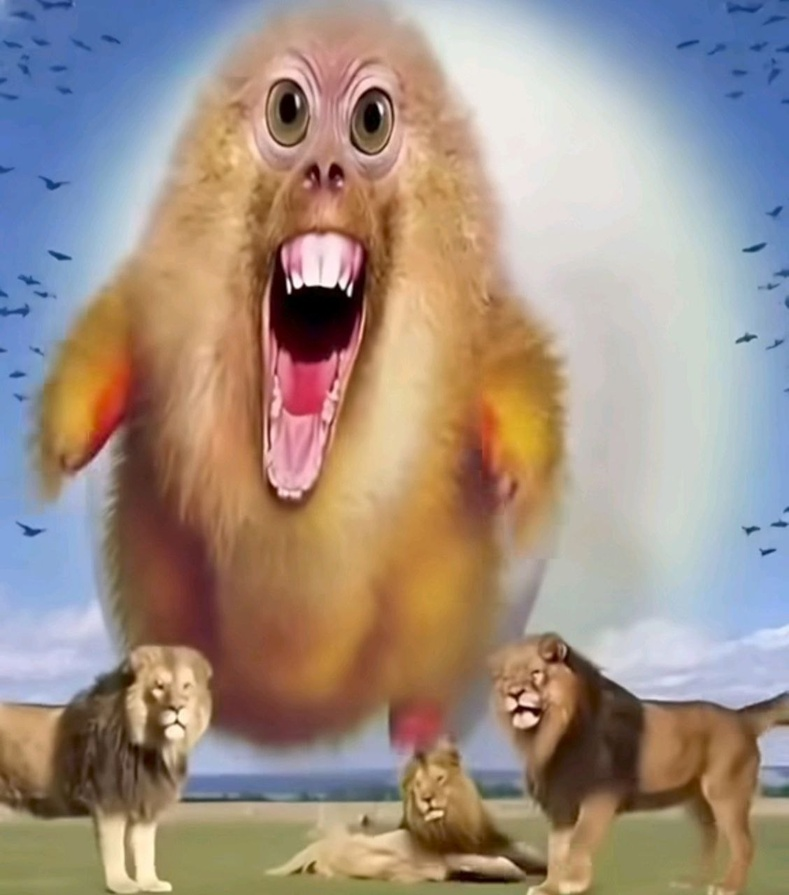
#> input picture image_recognition/lab_1/photo_2025-09-27_12-53-02.jpg, 789 x 895 px, shrunk from 1128 x 1280 before the run, found by its file name
$ python main.py
#> lines starting #> are read from the running program, lines starting #| are printed output that depends on the picture
import cv2
import numpy as np
import matplotlib.pyplot as plt
import os

class ImageProcessor:
    def __init__(self, image_path):
        """
        Ініціалізація процесора зображень.

        Args:
            image_path (str): Шлях до зображення.
        """
        self.image_path = image_path
        self.original_image = None
        self.grayscale_image = None
        self.equalized_image = None

    def load_image(self):
        """Завантаження зображення."""
        self.original_image = cv2.imread(self.image_path)
#> self.original_image is the input picture: shape (895, 789, 3); mean B, G, R 133, 144.2, 160.2
        if self.original_image is None:
            raise FileNotFoundError(f"Не вдалося завантажити зображення з {self.image_path}")
        print(f"Зображення завантажено. Розмір: {self.original_image.shape}")
#| Зображення завантажено. Розмір: (895, 789, 3)
        return self # Дозволяє створювати ланцюжки викликів

    def convert_to_grayscale(self):
        """Перетворення зображення в градації сірого."""
        if self.original_image is None:
            raise ValueError("Спочатку завантажте зображення")
        self.grayscale_image = cv2.cvtColor(self.original_image, cv2.COLOR_BGR2GRAY)
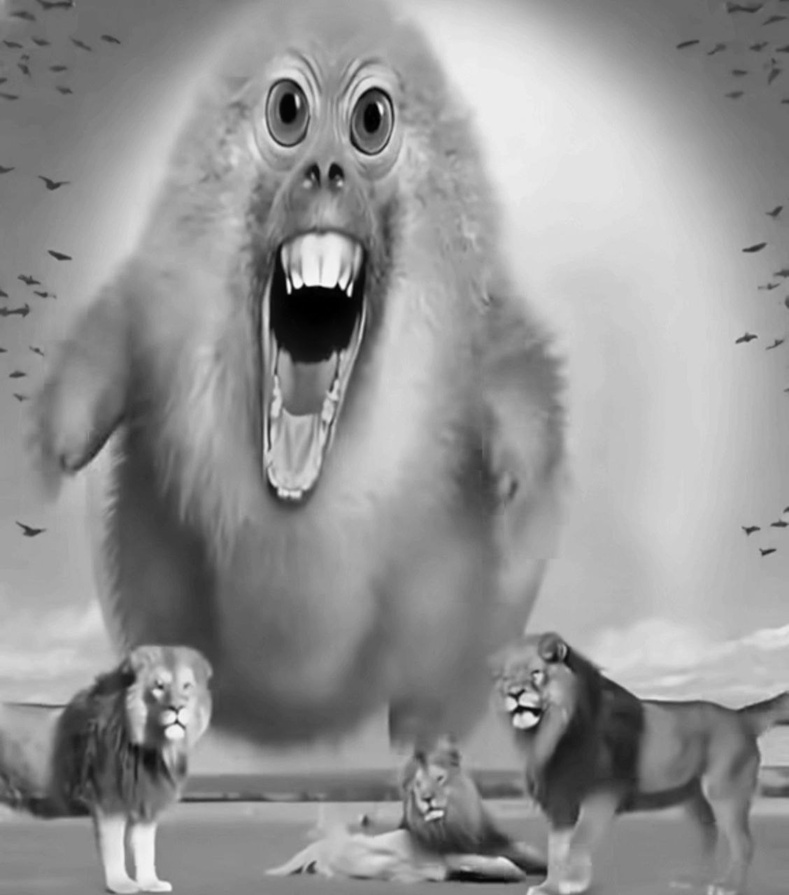
#> self.grayscale_image: shape (895, 789); min 0, max 251, mean 147.7
        print("Зображення перетворено в градації сірого.")
        return self

    def equalize_histogram(self):
        """Вирівнювання гістограми."""
        if self.grayscale_image is None:
            raise ValueError("Спочатку перетворіть зображення в градації сірого")
        self.equalized_image = cv2.equalizeHist(self.grayscale_image)
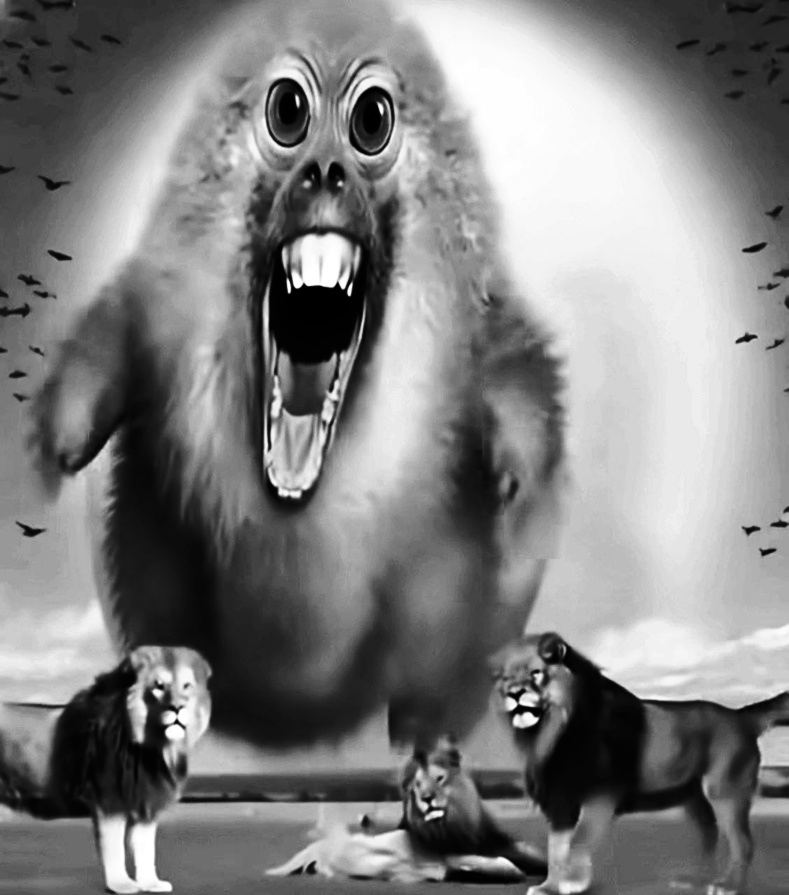
#> self.equalized_image: shape (895, 789); min 0, max 255, mean 128.2
        print("Гістограма вирівняна.")
        return self

    def build_histogram(self, image):
        """Допоміжна функція для побудови гістограми."""
        return cv2.calcHist([image], [0], None, [256], [0, 256])


    def display_color_histogram(self, save_path=None):
        """Відображає гістограму для кожного BGR каналу."""
#> called with save_path = './lab1_output/hist_bgr.png'
        if self.original_image is None:
            raise ValueError("Немає оригінального зображення для аналізу.")

        plt.figure(figsize=(8, 5))
        colors = ('b', 'g', 'r')
        for i, col in enumerate(colors):
            hist = cv2.calcHist([self.original_image], [i], None, [256], [0, 256])
            plt.plot(hist, color=col)
        plt.title("Гістограма кольорового зображення (BGR)")
        plt.xlim([0, 256])

        if save_path:
            plt.savefig(save_path)
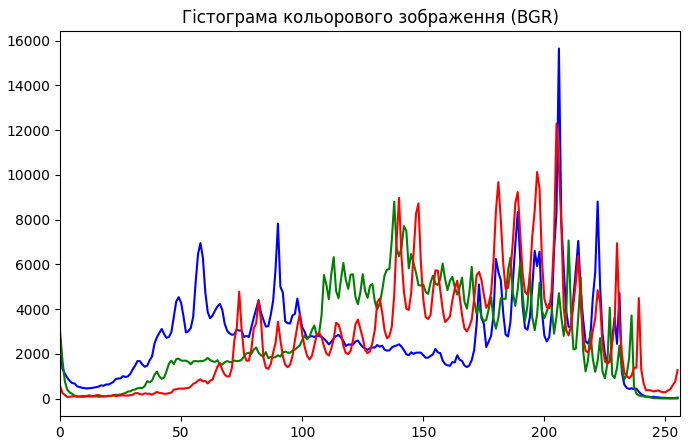
#> figure drawn by matplotlib, 1 panel; curve peaks at x = 206, y = 15646; curve peaks at x = 138, y = 8796; curve peaks at x = 205, y = 12292
            print(f"Графік збережено як {save_path}")
        plt.show()

    def display_grayscale_comparison(self, save_path=None):
        """Порівнює оригінальне сіре та вирівняне зображення."""
#> called with save_path = './lab1_output/comparison_gray.png'
        if self.grayscale_image is None or self.equalized_image is None:
            raise ValueError("Необхідно спочатку обробити зображення.")

        plt.figure(figsize=(10, 4))
        plt.subplot(1, 2, 1)
        plt.imshow(self.grayscale_image, cmap='gray')
        plt.title("Original Gray")
        plt.axis("off")

        plt.subplot(1, 2, 2)
        plt.imshow(self.equalized_image, cmap='gray')
        plt.title("Equalized Gray")
        plt.axis("off")

        if save_path:
            plt.savefig(save_path)
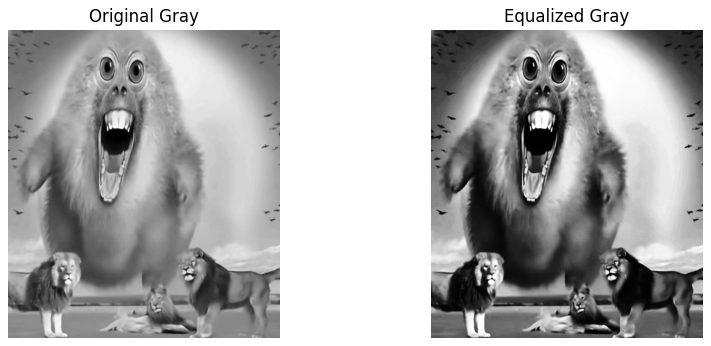
#> figure drawn by matplotlib, 2 panels
            print(f"Графік збережено як {save_path}")
        plt.show()

    def display_histogram_cdf_comparison(self, save_path=None):
        """Порівнює гістограми та кумулятивні функції розподілу (CDF)."""
#> called with save_path = './lab1_output/histograms_comparison.png'
        if self.grayscale_image is None or self.equalized_image is None:
            raise ValueError("Необхідно спочатку обробити зображення.")

        # Розрахунки для оригінального сірого зображення
        hist_gray = self.build_histogram(self.grayscale_image)
#> hist_gray = 256 values, max 8048 at index 133, min 0 at index 252, mean 2758.4
        cdf_gray = hist_gray.cumsum()
#> cdf_gray = 256 values from 553 to 706155
        cdf_normalized = cdf_gray * hist_gray.max() / cdf_gray.max()
#> cdf_normalized = 256 values from 6.3 to 8048

        # Розрахунки для вирівняного зображення
        hist_eq = self.build_histogram(self.equalized_image)
#> hist_eq = 256 values, max 8456 at index 238, min 0 at index 44, mean 2758.4
        cdf_eq = hist_eq.cumsum()
#> cdf_eq = 256 values from 1898 to 706155
        cdf_eq_norm = cdf_eq * hist_eq.max() / cdf_eq.max()
#> cdf_eq_norm = 256 values from 22.73 to 8456

        plt.figure(figsize=(12, 6))
        plt.subplot(1, 2, 1)
        plt.plot(hist_gray, color='gray', label='Гістограма')
        plt.plot(cdf_normalized, color='red', label='CDF')
        plt.title("Гістограма + CDF (оригінал)")
        plt.legend()

        plt.subplot(1, 2, 2)
        plt.plot(hist_eq, color='black', label='Гістограма')
        plt.plot(cdf_eq_norm, color='red', label='CDF')
        plt.title("Гістограма + CDF (вирівняне)")
        plt.legend()

        if save_path:
            plt.savefig(save_path)
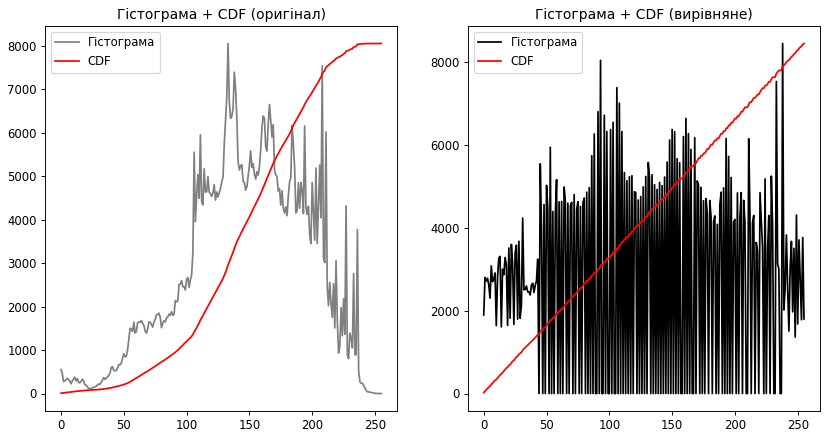
#> figure drawn by matplotlib, 2 panels; panel 1: curve peaks at x = 133, y = 8048; panel 1: curve peaks at x = 251, y = 8048; panel 2: curve peaks at x = 238, y = 8456; panel 2: curve peaks at x = 255, y = 8456
            print(f"Графік збережено як {save_path}")
        plt.show()

    def run_full_analysis(self, output_dir="output"):
        """Виконує повний цикл обробки та візуалізації."""
        print("Початок повного аналізу зображення...")

        # Створюємо папку, якщо її немає
        if not os.path.exists(output_dir):
            os.makedirs(output_dir)

        # 1. Етапи обробки
        self.load_image()
        self.convert_to_grayscale()
        self.equalize_histogram()

        self.display_color_histogram(save_path=f"{output_dir}/hist_bgr.png")
        self.display_grayscale_comparison(save_path=f"{output_dir}/comparison_gray.png")
        self.display_histogram_cdf_comparison(save_path=f"{output_dir}/histograms_comparison.png")

        print("Аналіз завершено!")

if __name__ == "__main__":
    image_path = "D:\projects\labs\image_recognition\lab_1\photo_2025-09-27_12-53-02.jpg"

    try:
        processor = ImageProcessor(image_path)
        processor.run_full_analysis(output_dir="./lab1_output")

    except (FileNotFoundError, ValueError) as e:
        print(f"Помилка: {e}")
    except Exception as e:
        print(f"Сталася неочікувана помилка: {e}")
